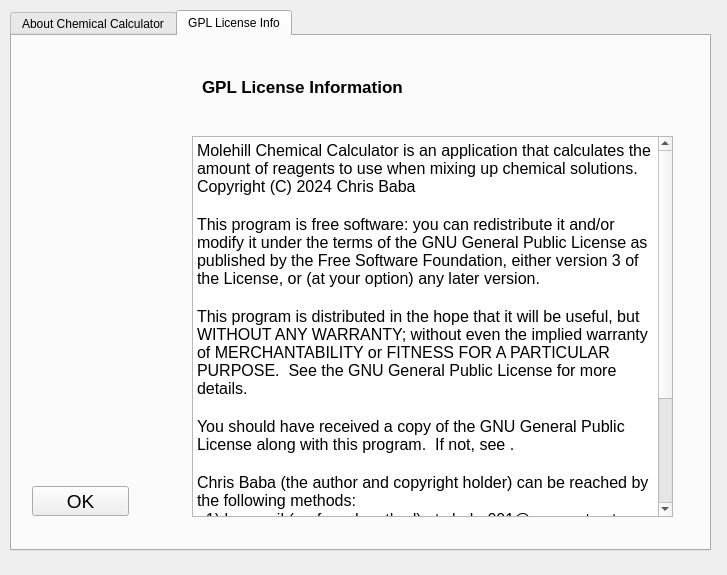
<?xml version="1.0" encoding="UTF-8"?>
<ui version="4.0">
 <class>about_Dialog</class>
 <widget class="QDialog" name="about_Dialog">
  <property name="windowModality">
   <enum>Qt::WindowModality::ApplicationModal</enum>
  </property>
  <property name="geometry">
   <rect>
    <x>0</x>
    <y>0</y>
    <width>727</width>
    <height>575</height>
   </rect>
  </property>
  <property name="windowTitle">
   <string>About Molehill Chemical Calculator</string>
  </property>
  <property name="windowOpacity">
   <double>0.000000000000000</double>
  </property>
  <property name="modal">
   <bool>true</bool>
  </property>
  <widget class="QTabWidget" name="tabWidget">
   <property name="geometry">
    <rect>
     <x>10</x>
     <y>10</y>
     <width>701</width>
     <height>541</height>
    </rect>
   </property>
   <property name="currentIndex">
    <number>1</number>
   </property>
   <widget class="QWidget" name="tab">
    <attribute name="title">
     <string>About Chemical Calculator</string>
    </attribute>
    <widget class="QLabel" name="label_CC_Picture">
     <property name="geometry">
      <rect>
       <x>10</x>
       <y>20</y>
       <width>161</width>
       <height>181</height>
      </rect>
     </property>
     <property name="text">
      <string/>
     </property>
     <property name="pixmap">
      <pixmap resource="resources.qrc">:/chemcalc_icon_120.svg</pixmap>
     </property>
    </widget>
    <widget class="QLabel" name="label">
     <property name="geometry">
      <rect>
       <x>200</x>
       <y>20</y>
       <width>461</width>
       <height>61</height>
      </rect>
     </property>
     <property name="font">
      <font>
       <pointsize>16</pointsize>
       <bold>true</bold>
      </font>
     </property>
     <property name="text">
      <string>About Molehill Chemical Calculator</string>
     </property>
     <property name="scaledContents">
      <bool>false</bool>
     </property>
    </widget>
    <widget class="QPushButton" name="pushButtonOK">
     <property name="geometry">
      <rect>
       <x>40</x>
       <y>440</y>
       <width>97</width>
       <height>30</height>
      </rect>
     </property>
     <property name="font">
      <font>
       <pointsize>14</pointsize>
      </font>
     </property>
     <property name="text">
      <string>OK</string>
     </property>
    </widget>
    <widget class="QTextEdit" name="textEdit">
     <property name="geometry">
      <rect>
       <x>200</x>
       <y>100</y>
       <width>471</width>
       <height>381</height>
      </rect>
     </property>
     <property name="font">
      <font>
       <pointsize>12</pointsize>
      </font>
     </property>
     <property name="acceptDrops">
      <bool>false</bool>
     </property>
     <property name="undoRedoEnabled">
      <bool>false</bool>
     </property>
     <property name="readOnly">
      <bool>true</bool>
     </property>
     <property name="html">
      <string>&lt;!DOCTYPE HTML PUBLIC &quot;-//W3C//DTD HTML 4.0//EN&quot; &quot;http://www.w3.org/TR/REC-html40/strict.dtd&quot;&gt;
&lt;html&gt;&lt;head&gt;&lt;meta name=&quot;qrichtext&quot; content=&quot;1&quot; /&gt;&lt;meta charset=&quot;utf-8&quot; /&gt;&lt;style type=&quot;text/css&quot;&gt;
p, li { white-space: pre-wrap; }
hr { height: 1px; border-width: 0; }
li.unchecked::marker { content: &quot;\2610&quot;; }
li.checked::marker { content: &quot;\2612&quot;; }
&lt;/style&gt;&lt;/head&gt;&lt;body style=&quot; font-family:'DejaVu Sans'; font-size:12pt; font-weight:400; font-style:normal;&quot;&gt;
&lt;p style=&quot; margin-top:0px; margin-bottom:0px; margin-left:0px; margin-right:0px; -qt-block-indent:0; text-indent:0px;&quot;&gt;&lt;span style=&quot; font-family:'Noto Sans';&quot;&gt;Molehill Chemical Calculator is an application that calculates the amount of reagents to use when mixing up chemical solutions.  It is intended for use by chemists and other scientists who have enough knowledge and experience to use it safely.&lt;/span&gt;&lt;/p&gt;
&lt;p style=&quot;-qt-paragraph-type:empty; margin-top:0px; margin-bottom:0px; margin-left:0px; margin-right:0px; -qt-block-indent:0; text-indent:0px; font-family:'Noto Sans';&quot;&gt;&lt;br /&gt;&lt;/p&gt;
&lt;p style=&quot; margin-top:0px; margin-bottom:0px; margin-left:0px; margin-right:0px; -qt-block-indent:0; text-indent:0px;&quot;&gt;&lt;span style=&quot; font-family:'Noto Sans';&quot;&gt;Molehill Chemical Calculator  was written and copyrighted by Chris Baba in 2024.  It is open source software licensed under GPLv3 or later.  See next tab for the GPL License Info.&lt;/span&gt;&lt;/p&gt;
&lt;p style=&quot;-qt-paragraph-type:empty; margin-top:0px; margin-bottom:0px; margin-left:0px; margin-right:0px; -qt-block-indent:0; text-indent:0px; font-family:'Noto Sans';&quot;&gt;&lt;br /&gt;&lt;/p&gt;
&lt;p style=&quot; margin-top:0px; margin-bottom:0px; margin-left:0px; margin-right:0px; -qt-block-indent:0; text-indent:0px;&quot;&gt;&lt;span style=&quot; font-family:'Noto Sans';&quot;&gt;Source code, help, and bug reports are at: &lt;/span&gt;&lt;/p&gt;
&lt;p style=&quot; margin-top:0px; margin-bottom:0px; margin-left:0px; margin-right:0px; -qt-block-indent:0; text-indent:0px;&quot;&gt;https://github.com/Chris-Baba/molehill-chemical-calculator&lt;/p&gt;&lt;/body&gt;&lt;/html&gt;</string>
     </property>
     <property name="textInteractionFlags">
      <set>Qt::TextInteractionFlag::LinksAccessibleByKeyboard|Qt::TextInteractionFlag::LinksAccessibleByMouse|Qt::TextInteractionFlag::TextBrowserInteraction|Qt::TextInteractionFlag::TextSelectableByKeyboard|Qt::TextInteractionFlag::TextSelectableByMouse</set>
     </property>
    </widget>
   </widget>
   <widget class="QWidget" name="tab_2">
    <property name="font">
     <font>
      <pointsize>14</pointsize>
     </font>
    </property>
    <attribute name="title">
     <string>GPL License Info</string>
    </attribute>
    <widget class="QLabel" name="label_CC_Picture_2">
     <property name="geometry">
      <rect>
       <x>10</x>
       <y>20</y>
       <width>161</width>
       <height>181</height>
      </rect>
     </property>
     <property name="text">
      <string/>
     </property>
     <property name="pixmap">
      <pixmap resource="resources.qrc">:/chemcalc_icon_120.svg</pixmap>
     </property>
    </widget>
    <widget class="QLabel" name="label_3">
     <property name="geometry">
      <rect>
       <x>190</x>
       <y>20</y>
       <width>361</width>
       <height>61</height>
      </rect>
     </property>
     <property name="font">
      <font>
       <pointsize>13</pointsize>
       <bold>true</bold>
      </font>
     </property>
     <property name="text">
      <string>GPL License Information</string>
     </property>
     <property name="scaledContents">
      <bool>false</bool>
     </property>
    </widget>
    <widget class="QPushButton" name="pushButtonOK_2">
     <property name="geometry">
      <rect>
       <x>20</x>
       <y>450</y>
       <width>97</width>
       <height>30</height>
      </rect>
     </property>
     <property name="text">
      <string>OK</string>
     </property>
    </widget>
    <widget class="QPlainTextEdit" name="plainTextEdit2">
     <property name="geometry">
      <rect>
       <x>180</x>
       <y>100</y>
       <width>481</width>
       <height>381</height>
      </rect>
     </property>
     <property name="font">
      <font>
       <pointsize>12</pointsize>
      </font>
     </property>
     <property name="undoRedoEnabled">
      <bool>false</bool>
     </property>
     <property name="readOnly">
      <bool>true</bool>
     </property>
     <property name="plainText">
      <string>Molehill Chemical Calculator is an application that calculates the amount of reagents to use when mixing up chemical solutions.  Copyright (C) 2024 Chris Baba

This program is free software: you can redistribute it and/or modify it under the terms of the GNU General Public License as published by the Free Software Foundation, either version 3 of the License, or (at your option) any later version.

This program is distributed in the hope that it will be useful, but WITHOUT ANY WARRANTY; without even the implied warranty of MERCHANTABILITY or FITNESS FOR A PARTICULAR PURPOSE.  See the GNU General Public License for more details.

You should have received a copy of the GNU General Public License along with this program.  If not, see &lt;https://www.gnu.org/licenses/&gt;.

Chris Baba (the author and copyright holder) can be reached by the following methods:
  1) by email (preferred method) at cbaba001@comcast.net,
  2) at my home phone at 301-698-0381 (leave a message), or
  3) by mail at the following address:
        Chris Baba
        489 Hobnail Ct.
        Frederick, MD 21703 (USA)
</string>
     </property>
    </widget>
   </widget>
  </widget>
 </widget>
 <resources>
  <include location="resources.qrc"/>
 </resources>
 <connections>
  <connection>
   <sender>pushButtonOK</sender>
   <signal>clicked()</signal>
   <receiver>about_Dialog</receiver>
   <slot>close()</slot>
   <hints>
    <hint type="sourcelabel">
     <x>533</x>
     <y>408</y>
    </hint>
    <hint type="destinationlabel">
     <x>613</x>
     <y>412</y>
    </hint>
   </hints>
  </connection>
  <connection>
   <sender>pushButtonOK_2</sender>
   <signal>clicked()</signal>
   <receiver>about_Dialog</receiver>
   <slot>close()</slot>
   <hints>
    <hint type="sourcelabel">
     <x>556</x>
     <y>424</y>
    </hint>
    <hint type="destinationlabel">
     <x>623</x>
     <y>424</y>
    </hint>
   </hints>
  </connection>
 </connections>
</ui>
